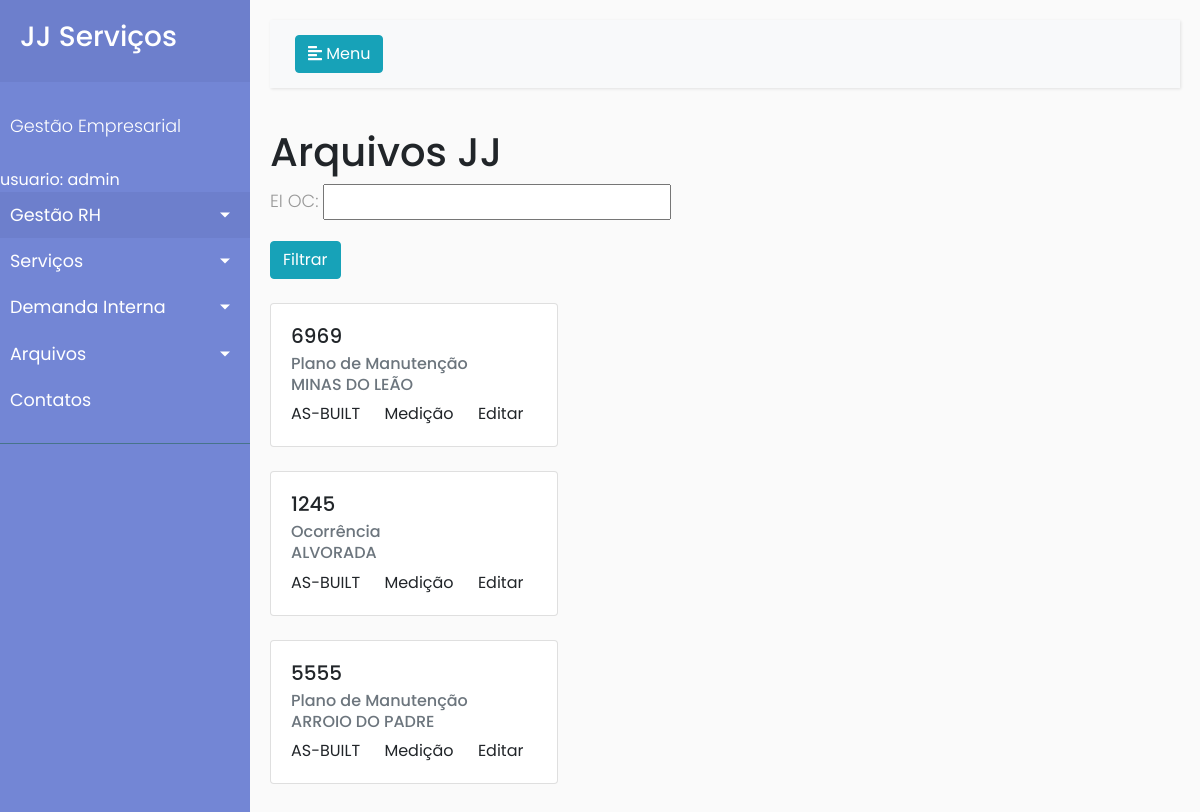
The page /arquivo/visualizar (signed in) on the database its author committed.
### GestaoHR/models.py (models this page shows)
class BancoArquivos(models.Model):
    tipo_servico=[
        ('Plano de Manutenção','Plano de Manutenção'),
        ('Desenho tecnico','Desenho tecnico'),
        ('Ocorrência','Ocorrência'),
    ]
    Municipios = [
        ('ALVORADA','ALVORADA'),
        ('ARROIO DOS RATOS','ARROIO DOS RATOS'),
        ('BARRA DO RIBEIRO','BARRA DO RIBEIRO'),
        ('BUTIÁ','BUTIÁ'),
        ('CHARQUEADAS','CHARQUEADAS'),
        ('ELDORADO DO SUL','ELDORADO DO SUL'),
        ('GUAÍBA','GUAÍBA'),
        ('MARIANA PIMENTEL','MARIANA PIMENTEL'),
        ('MINAS DO LEÃO','MINAS DO LEÃO'),
        ('PANTANO GRANDE','PANTANO GRANDE'),
        ('PORTO ALEGRE','PORTO ALEGRE'),
        ('SÃO JERÔNIMO','SÃO JERÔNIMO'),
        ('VIAMÃO','VIAMÃO'),
        ('AMARAL FERRADOR','AMARAL FERRADOR'),
        ('ARAMBARÉ','ARAMBARÉ'),
        ('ARROIO DO PADRE','ARROIO DO PADRE'),
        ('ARROIO GRANDE','ARROIO GRANDE'),
        ('BAGÉ','BAGÉ'),
        ('BARAO DO TRIUNFO','BARAO DO TRIUNFO'),
        ('CAMAQUÃ','CAMAQUÃ'),
        ('CANDIOTA','CANDIOTA'),
        ('CANGUÇU','CANGUÇU'),
        ('CAPÃO DO LEÃO','CAPÃO DO LEÃO'),
        ('CERRITO','CERRITO'),
        ('CERRO GRANDE DO SUL','CERRO GRANDE DO SUL'),
        ('CHUÍ','CHUÍ'),
        ('CHUVISCA','CHUVISCA'),
        ('CRISTAL','CRISTAL'),
        ('DOM FELICIANO','BDOM FELICIANO'),
        ('DOM PEDRITO','DOM PEDRITO'),
        ('ENCRUZILHADA DO SUL','ENCRUZILHADA DO SUL'),
        ('HERVAL','HERVAL'),
        ('HULHA NEGRA','HULHA NEGRA'),
        ('JAGUARÃO','JAGUARÃO'),
        ('LAVRAS DO SUL','LAVRAS DO SUL'),
        ('MORRO REDONDO','MORRO REDONDO'),
        ('PEDRAS ALTAS','PEDRAS ALTAS'),
        ('PEDRO OSÓRIO','PEDRO OSÓRIO'),
        ('PELOTAS','PELOTAS'),
        ('JAGUARÃO','JAGUARÃO'),#aqui
        ('PINHEIRO MACHADO','PINHEIRO MACHADO'),
        ('PIRATINI','PIRATINI'),
        ('RIO GRANDE','RIO GRANDE'),
        ('SÃO LOURENÇO DO SUL','SÃO LOURENÇO DO SUL'),
        ('SENTINELA DO SUL','SENTINELA DO SUL'),
        ('Sertão Santana','Sertão Santana'),
        ('SANTA VITÓRIA DO PALMAR','SANTA VITÓRIA DO PALMAR'),
        ('TAPES','TAPES'),
    ]
    EI_OC = models.CharField(max_length=100, unique=True, blank=False, null=False)
    tipo = models.CharField(max_length=50, choices=tipo_servico, blank=False, null=False)
    municipio = models.CharField(max_length=50, choices=Municipios ,  blank=False, null=False)
    Responsavel = models.CharField(max_length=50, blank=False, null=False)
    AS_Biult = models.FileField(upload_to='media/desenhoservico/Arquivos/', blank=False, null=False)
    Medicao = models.FileField(upload_to='media/desenhoservico/Arquivos/', blank=True, null=True)
    DWG = models.FileField(upload_to='media/desenhoservico/Arquivos/', blank=True, null=True)
    AES = models.FileField(upload_to='media/desenhoservico/Arquivos/', blank=True, null=True)
    ACOS = models.FileField(upload_to='media/desenhoservico/Arquivos/', blank=True, null=True)

### GestaoHR/views.py (the view)
# urls.py: path('arquivo/visualizar', views.visualizar_arquivos, name='visualizararquivos'),
@login_required
def visualizar_arquivos(request):
    arquivos =ArquivoFilter(request.GET, queryset= BancoArquivos.objects.all())
    return render(request, 'arquivos_visualizartd.html', {'ArquivoFilter':arquivos})

### GestaoHR/templates/arquivos_visualizartd.html (shortened to what this page needs)
{% extends 'base.html' %}
{% block 'Material' %}
            <h1>Arquivos JJ</h1>
            <form method="get">
              {{ArquivoFilter.form.as_p}}
              <button class="btn btn-info" type="submit">Filtrar</button>
              <br>
            </form>
            <br>
            {% for arquivos in ArquivoFilter.qs %}
              <div class="card" style="width: 18rem;">
                  <div class="card-body">
                    <h5 class="card-title"><a href="{% url 'verarquivos' pk=arquivos.id %}">{{arquivos.EI_OC}}</a></h5>
                    <h6 class="card-subtitle mb-2 text-muted">{{arquivos.tipo}}</h6>
                    <h6 class="card-subtitle mb-2 text-muted">{{arquivos.municipio}}</h6>
                    <a href="{{arquivos.AS_Biult.url}}" class="card-link">AS-BUILT</a>
                    <a href="{{arquivos.Medicao.url}}" class="card-link">Medição</a>
                    <a href="{% url 'visualizararquivospk' pk=arquivos.id %}" class="card-link">Editar</a>
                  </div>
                </div>
                <br>
            {% endfor %}
{% endblock %}

### GestaoHR/templates/base.html (shortened to what this page needs)
<!DOCTYPE html>
<html>
<head>
    <link rel="stylesheet" href="https://stackpath.bootstrapcdn.com/bootstrap/4.1.0/css/bootstrap.min.css">
     {% load static %}
    <link rel="stylesheet" href="{% static '/CSS/style.css' %}">
</head>
<body>
    <div class="wrapper">
        <nav id="sidebar">
            <div class="sidebar-header">
                <h3>JJ Serviços</h3>
            </div>
            <ul class="list-unstyled components">
                <p>Gestão Empresarial</p>
                usuario: {{request.user}}
                <li class="active">
                    <a href="#homeSubmenu" data-toggle="collapse" aria-expanded="false" class="dropdown-toggle">Gestão RH</a>
                </li>
                <li>
                    <a href="#pageSubmenu" data-toggle="collapse" aria-expanded="false" class="dropdown-toggle">Serviços</a>
                </li>
                <li>
                    <a href="#pagenSubmenu" data-toggle="collapse" aria-expanded="false" class="dropdown-toggle">Demanda Interna</a>
                </li>
                <li>
                    <a href="#pagemSubmenu" data-toggle="collapse" aria-expanded="false" class="dropdown-toggle">Arquivos</a>
                </li>
                <li>
                    <a href="#">Contatos</a>
                </li>
            </ul>
        </nav>
        <div id="content">
            <nav class="navbar navbar-expand-lg navbar-light bg-light">
                <div class="container-fluid">
                    <button type="button" id="sidebarCollapse" class="btn btn-info">
                        <i class="fas fa-align-left"></i>
                        <span>Menu</span>
                    </button>
                    <div class="collapse navbar-collapse" id="navbarSupportedContent">
                        <ul class="nav navbar-nav ml-auto">
                            <li class="nav-item active">
                                <a class="nav-link" href="#">{% block 'excel' %}{% endblock %}</a>
                            </li>
                        </ul>
                    </div>
                </div>
            </nav>
            {% block 'Material' %}
            {% endblock %}
        </div>
    </div>
</body>
</html>

### GestaoHR/static/CSS/style.css (style rules this page uses)
body { font-family: 'Poppins', sans-serif; background: #fafafa; }
p { font-family: 'Poppins', sans-serif; font-size: 1.1em; font-weight: 300; line-height: 1.7em; color: #999; }
a, a:hover, a:focus { color: inherit; text-decoration: none; transition: all 0.3s; }
.navbar { padding: 15px 10px; background: #fff; border: none; border-radius: 0; margin-bottom: 40px; box-shadow: 1px 1px 3px rgba(0, 0, 0, 0.1); }
.wrapper { display: flex; width: 100%; align-items: stretch; }
#sidebar { min-width: 250px; max-width: 250px; background: #7386D5; color: #fff; transition: all 0.3s; }
#sidebar .sidebar-header { padding: 20px; background: #6d7fcc; }
#sidebar ul.components { padding: 20px 0; border-bottom: 1px solid #47748b; }
#sidebar ul p { color: #fff; padding: 10px; }
#sidebar ul li a { padding: 10px; font-size: 1.1em; display: block; }
#sidebar ul li.active>a, a[aria-expanded="true"] { color: #fff; background: #6d7fcc; }
a[data-toggle="collapse"] { position: relative; }
.dropdown-toggle::after { display: block; position: absolute; top: 50%; right: 20px; transform: translateY(-50%); }
#content { width: 100%; padding: 20px; min-height: 100vh; transition: all 0.3s; }

### rows shown on the page
BancoArquivos: EI_OC "6969", tipo "Plano de Manutenção", municipio "MINAS DO LEÃO"
BancoArquivos: EI_OC "1245", tipo "Ocorrência", municipio "ALVORADA"
BancoArquivos: EI_OC "5555", tipo "Plano de Manutenção", municipio "ARROIO DO PADRE"

### other values the page prints
{{ request.user }} "admin"
